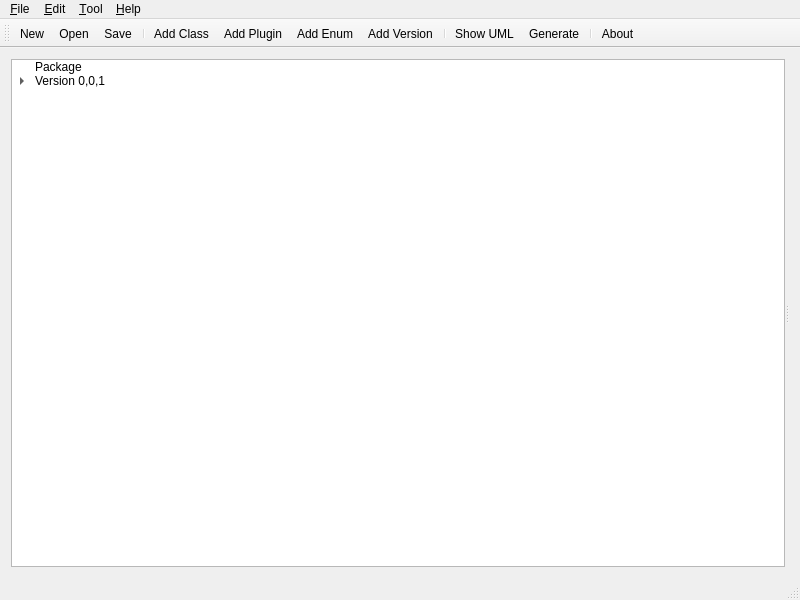
<?xml version="1.0" encoding="UTF-8"?>
<ui version="4.0">
 <class>MainWindow</class>
 <widget class="QMainWindow" name="MainWindow">
  <property name="geometry">
   <rect>
    <x>0</x>
    <y>0</y>
    <width>800</width>
    <height>600</height>
   </rect>
  </property>
  <property name="minimumSize">
   <size>
    <width>800</width>
    <height>600</height>
   </size>
  </property>
  <property name="windowTitle">
   <string>Deviser Edit</string>
  </property>
  <property name="windowIcon">
   <iconset resource="deviser-resources.qrc">
    <normaloff>:/images/ICON_Deviser_512x512.png</normaloff>:/images/ICON_Deviser_512x512.png</iconset>
  </property>
  <property name="unifiedTitleAndToolBarOnMac">
   <bool>true</bool>
  </property>
  <widget class="QWidget" name="centralWidget">
   <layout class="QGridLayout" name="gridLayout">
    <item row="0" column="0">
     <widget class="QSplitter" name="splitter">
      <property name="orientation">
       <enum>Qt::Horizontal</enum>
      </property>
      <widget class="QTreeWidget" name="treeWidget">
       <property name="sizePolicy">
        <sizepolicy hsizetype="Preferred" vsizetype="Preferred">
         <horstretch>1</horstretch>
         <verstretch>0</verstretch>
        </sizepolicy>
       </property>
       <property name="minimumSize">
        <size>
         <width>150</width>
         <height>0</height>
        </size>
       </property>
       <attribute name="headerVisible">
        <bool>false</bool>
       </attribute>
       <column>
        <property name="text">
         <string>1</string>
        </property>
       </column>
       <item>
        <property name="text">
         <string>Package</string>
        </property>
       </item>
       <item>
        <property name="text">
         <string>Version 0,0,1</string>
        </property>
        <item>
         <property name="text">
          <string>Mappings</string>
         </property>
        </item>
        <item>
         <property name="text">
          <string>Classes</string>
         </property>
        </item>
        <item>
         <property name="text">
          <string>Plugins</string>
         </property>
        </item>
        <item>
         <property name="text">
          <string>Enums</string>
         </property>
        </item>
       </item>
      </widget>
      <widget class="QStackedWidget" name="stackedWidget">
       <property name="sizePolicy">
        <sizepolicy hsizetype="Expanding" vsizetype="Expanding">
         <horstretch>3</horstretch>
         <verstretch>0</verstretch>
        </sizepolicy>
       </property>
       <widget class="QWidget" name="page"/>
       <widget class="QWidget" name="page_2"/>
      </widget>
     </widget>
    </item>
   </layout>
  </widget>
  <widget class="QMenuBar" name="menuBar">
   <property name="geometry">
    <rect>
     <x>0</x>
     <y>0</y>
     <width>800</width>
     <height>21</height>
    </rect>
   </property>
   <property name="nativeMenuBar">
    <bool>true</bool>
   </property>
   <widget class="QMenu" name="menu_File">
    <property name="title">
     <string>&amp;File</string>
    </property>
    <addaction name="actionNew"/>
    <addaction name="actionOpen"/>
    <addaction name="separator"/>
    <addaction name="actionSave"/>
    <addaction name="actionSave_As"/>
    <addaction name="separator"/>
    <addaction name="actionExit"/>
   </widget>
   <widget class="QMenu" name="menu_Edit">
    <property name="title">
     <string>&amp;Edit</string>
    </property>
    <addaction name="actionAdd_Class"/>
    <addaction name="actionAdd_Enum"/>
    <addaction name="actionAdd_Plugin"/>
    <addaction name="actionAdd_Version"/>
    <addaction name="separator"/>
    <addaction name="actionValidate_Description"/>
    <addaction name="actionFix_Errors"/>
    <addaction name="separator"/>
    <addaction name="actionEdit_Preferences"/>
   </widget>
   <widget class="QMenu" name="menu_Help">
    <property name="title">
     <string>&amp;Help</string>
    </property>
    <addaction name="actionAbout"/>
   </widget>
   <widget class="QMenu" name="menu_Tool">
    <property name="title">
     <string>&amp;Tool</string>
    </property>
    <addaction name="actionShow_UML"/>
    <addaction name="actionGenerate"/>
   </widget>
   <addaction name="menu_File"/>
   <addaction name="menu_Edit"/>
   <addaction name="menu_Tool"/>
   <addaction name="menu_Help"/>
  </widget>
  <widget class="QToolBar" name="mainToolBar">
   <attribute name="toolBarArea">
    <enum>TopToolBarArea</enum>
   </attribute>
   <attribute name="toolBarBreak">
    <bool>false</bool>
   </attribute>
   <addaction name="actionNew"/>
   <addaction name="actionOpen"/>
   <addaction name="actionSave"/>
   <addaction name="separator"/>
   <addaction name="actionAdd_Class"/>
   <addaction name="actionAdd_Plugin"/>
   <addaction name="actionAdd_Enum"/>
   <addaction name="actionAdd_Version"/>
   <addaction name="separator"/>
   <addaction name="actionShow_UML"/>
   <addaction name="actionGenerate"/>
   <addaction name="separator"/>
   <addaction name="actionAbout"/>
  </widget>
  <widget class="QStatusBar" name="statusBar"/>
  <action name="actionNew">
   <property name="icon">
    <iconset resource="deviser-resources.qrc">
     <normaloff>:/images/file-128x128.png</normaloff>:/images/file-128x128.png</iconset>
   </property>
   <property name="text">
    <string>New</string>
   </property>
  </action>
  <action name="actionOpen">
   <property name="icon">
    <iconset resource="deviser-resources.qrc">
     <normaloff>:/images/folder-open-128x128.png</normaloff>:/images/folder-open-128x128.png</iconset>
   </property>
   <property name="text">
    <string>Open</string>
   </property>
  </action>
  <action name="actionSave">
   <property name="icon">
    <iconset resource="deviser-resources.qrc">
     <normaloff>:/images/floppy-128x128.png</normaloff>:/images/floppy-128x128.png</iconset>
   </property>
   <property name="text">
    <string>Save</string>
   </property>
  </action>
  <action name="actionSave_As">
   <property name="icon">
    <iconset resource="deviser-resources.qrc">
     <normaloff>:/images/filesaveas.png</normaloff>:/images/filesaveas.png</iconset>
   </property>
   <property name="text">
    <string>Save As</string>
   </property>
  </action>
  <action name="actionExit">
   <property name="icon">
    <iconset resource="deviser-resources.qrc">
     <normaloff>:/images/application_exit.png</normaloff>:/images/application_exit.png</iconset>
   </property>
   <property name="text">
    <string>Exit</string>
   </property>
  </action>
  <action name="actionAdd_Class">
   <property name="text">
    <string>Add Class</string>
   </property>
  </action>
  <action name="actionAdd_Enum">
   <property name="text">
    <string>Add Enum</string>
   </property>
  </action>
  <action name="actionAdd_Plugin">
   <property name="text">
    <string>Add Plugin</string>
   </property>
  </action>
  <action name="actionAdd_Version">
   <property name="text">
    <string>Add Version</string>
   </property>
  </action>
  <action name="actionValidate_Description">
   <property name="text">
    <string>Validate Description</string>
   </property>
  </action>
  <action name="actionFix_Errors">
   <property name="text">
    <string>Fix Errors</string>
   </property>
  </action>
  <action name="actionEdit_Preferences">
   <property name="text">
    <string>Edit Preferences</string>
   </property>
  </action>
  <action name="actionAbout">
   <property name="icon">
    <iconset resource="deviser-resources.qrc">
     <normaloff>:/images/help_about.png</normaloff>:/images/help_about.png</iconset>
   </property>
   <property name="text">
    <string>About</string>
   </property>
  </action>
  <action name="actionShow_UML">
   <property name="text">
    <string>Show UML</string>
   </property>
  </action>
  <action name="actionGenerate">
   <property name="text">
    <string>Generate</string>
   </property>
  </action>
 </widget>
 <layoutdefault spacing="6" margin="11"/>
 <resources>
  <include location="deviser-resources.qrc"/>
 </resources>
 <connections>
  <connection>
   <sender>actionExit</sender>
   <signal>triggered()</signal>
   <receiver>MainWindow</receiver>
   <slot>close()</slot>
   <hints>
    <hint type="sourcelabel">
     <x>-1</x>
     <y>-1</y>
    </hint>
    <hint type="destinationlabel">
     <x>293</x>
     <y>228</y>
    </hint>
   </hints>
  </connection>
  <connection>
   <sender>actionAbout</sender>
   <signal>triggered()</signal>
   <receiver>MainWindow</receiver>
   <slot>showAbout()</slot>
   <hints>
    <hint type="sourcelabel">
     <x>-1</x>
     <y>-1</y>
    </hint>
    <hint type="destinationlabel">
     <x>293</x>
     <y>228</y>
    </hint>
   </hints>
  </connection>
  <connection>
   <sender>actionAdd_Class</sender>
   <signal>triggered()</signal>
   <receiver>MainWindow</receiver>
   <slot>addClass()</slot>
   <hints>
    <hint type="sourcelabel">
     <x>-1</x>
     <y>-1</y>
    </hint>
    <hint type="destinationlabel">
     <x>293</x>
     <y>228</y>
    </hint>
   </hints>
  </connection>
  <connection>
   <sender>actionAdd_Enum</sender>
   <signal>triggered()</signal>
   <receiver>MainWindow</receiver>
   <slot>addEnum()</slot>
   <hints>
    <hint type="sourcelabel">
     <x>-1</x>
     <y>-1</y>
    </hint>
    <hint type="destinationlabel">
     <x>293</x>
     <y>228</y>
    </hint>
   </hints>
  </connection>
  <connection>
   <sender>actionAdd_Plugin</sender>
   <signal>triggered()</signal>
   <receiver>MainWindow</receiver>
   <slot>addPlugin()</slot>
   <hints>
    <hint type="sourcelabel">
     <x>-1</x>
     <y>-1</y>
    </hint>
    <hint type="destinationlabel">
     <x>293</x>
     <y>228</y>
    </hint>
   </hints>
  </connection>
  <connection>
   <sender>actionAdd_Version</sender>
   <signal>triggered()</signal>
   <receiver>MainWindow</receiver>
   <slot>addVersion()</slot>
   <hints>
    <hint type="sourcelabel">
     <x>-1</x>
     <y>-1</y>
    </hint>
    <hint type="destinationlabel">
     <x>293</x>
     <y>228</y>
    </hint>
   </hints>
  </connection>
  <connection>
   <sender>actionEdit_Preferences</sender>
   <signal>triggered()</signal>
   <receiver>MainWindow</receiver>
   <slot>editPreferences()</slot>
   <hints>
    <hint type="sourcelabel">
     <x>-1</x>
     <y>-1</y>
    </hint>
    <hint type="destinationlabel">
     <x>293</x>
     <y>228</y>
    </hint>
   </hints>
  </connection>
  <connection>
   <sender>actionFix_Errors</sender>
   <signal>triggered()</signal>
   <receiver>MainWindow</receiver>
   <slot>fixErrors()</slot>
   <hints>
    <hint type="sourcelabel">
     <x>-1</x>
     <y>-1</y>
    </hint>
    <hint type="destinationlabel">
     <x>293</x>
     <y>228</y>
    </hint>
   </hints>
  </connection>
  <connection>
   <sender>actionGenerate</sender>
   <signal>triggered()</signal>
   <receiver>MainWindow</receiver>
   <slot>generate()</slot>
   <hints>
    <hint type="sourcelabel">
     <x>-1</x>
     <y>-1</y>
    </hint>
    <hint type="destinationlabel">
     <x>293</x>
     <y>228</y>
    </hint>
   </hints>
  </connection>
  <connection>
   <sender>actionNew</sender>
   <signal>triggered()</signal>
   <receiver>MainWindow</receiver>
   <slot>newModel()</slot>
   <hints>
    <hint type="sourcelabel">
     <x>-1</x>
     <y>-1</y>
    </hint>
    <hint type="destinationlabel">
     <x>293</x>
     <y>228</y>
    </hint>
   </hints>
  </connection>
  <connection>
   <sender>actionOpen</sender>
   <signal>triggered()</signal>
   <receiver>MainWindow</receiver>
   <slot>openFile()</slot>
   <hints>
    <hint type="sourcelabel">
     <x>-1</x>
     <y>-1</y>
    </hint>
    <hint type="destinationlabel">
     <x>293</x>
     <y>228</y>
    </hint>
   </hints>
  </connection>
  <connection>
   <sender>actionSave</sender>
   <signal>triggered()</signal>
   <receiver>MainWindow</receiver>
   <slot>saveFile()</slot>
   <hints>
    <hint type="sourcelabel">
     <x>-1</x>
     <y>-1</y>
    </hint>
    <hint type="destinationlabel">
     <x>293</x>
     <y>228</y>
    </hint>
   </hints>
  </connection>
  <connection>
   <sender>actionSave_As</sender>
   <signal>triggered()</signal>
   <receiver>MainWindow</receiver>
   <slot>saveFileAs()</slot>
   <hints>
    <hint type="sourcelabel">
     <x>-1</x>
     <y>-1</y>
    </hint>
    <hint type="destinationlabel">
     <x>293</x>
     <y>228</y>
    </hint>
   </hints>
  </connection>
  <connection>
   <sender>actionShow_UML</sender>
   <signal>triggered()</signal>
   <receiver>MainWindow</receiver>
   <slot>showUML()</slot>
   <hints>
    <hint type="sourcelabel">
     <x>-1</x>
     <y>-1</y>
    </hint>
    <hint type="destinationlabel">
     <x>293</x>
     <y>228</y>
    </hint>
   </hints>
  </connection>
  <connection>
   <sender>actionValidate_Description</sender>
   <signal>triggered()</signal>
   <receiver>MainWindow</receiver>
   <slot>validateDescription()</slot>
   <hints>
    <hint type="sourcelabel">
     <x>-1</x>
     <y>-1</y>
    </hint>
    <hint type="destinationlabel">
     <x>293</x>
     <y>228</y>
    </hint>
   </hints>
  </connection>
 </connections>
 <slots>
  <slot>addClass()</slot>
  <slot>addPlugin()</slot>
  <slot>addEnum()</slot>
  <slot>addVersion()</slot>
  <slot>showUML()</slot>
  <slot>generate()</slot>
  <slot>showAbout()</slot>
  <slot>newModel()</slot>
  <slot>openFile()</slot>
  <slot>saveFile()</slot>
  <slot>saveAsFile(QString)</slot>
  <slot>fixErrors()</slot>
  <slot>validateDescription()</slot>
  <slot>editPreferences()</slot>
  <slot>saveFileAs()</slot>
 </slots>
</ui>
